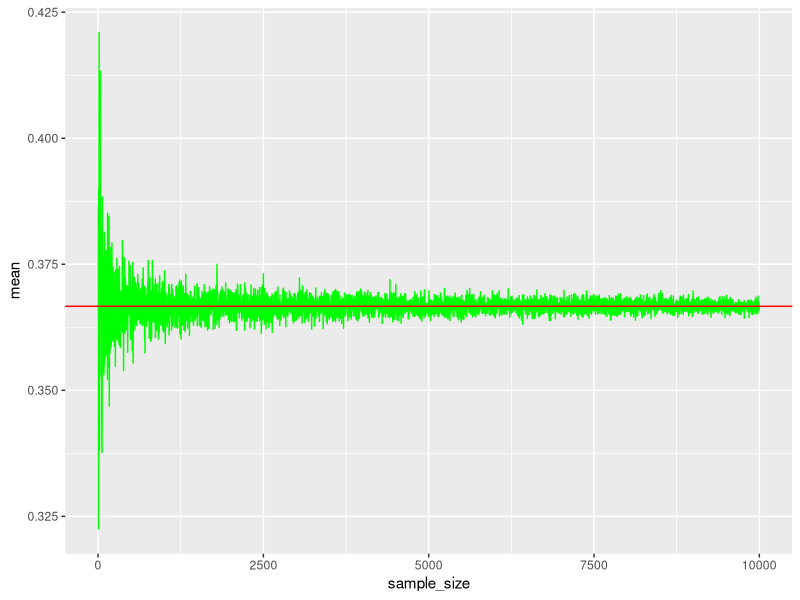
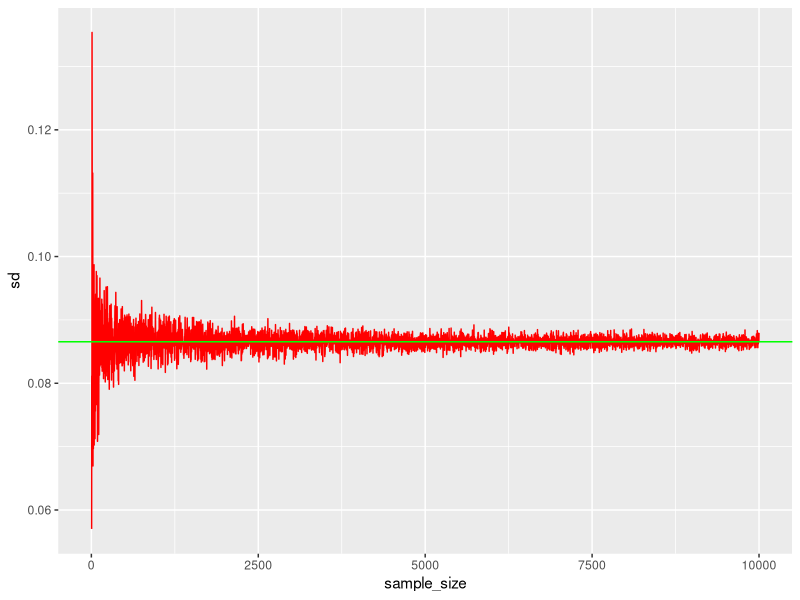
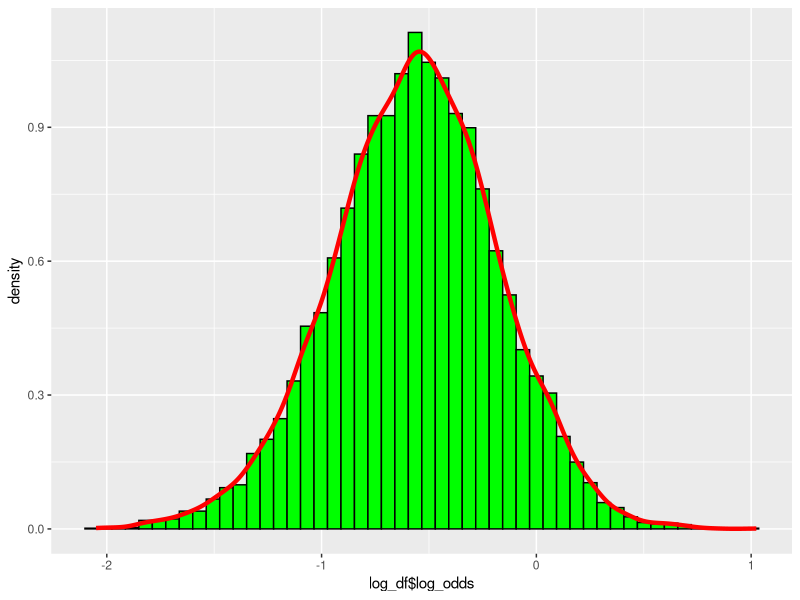
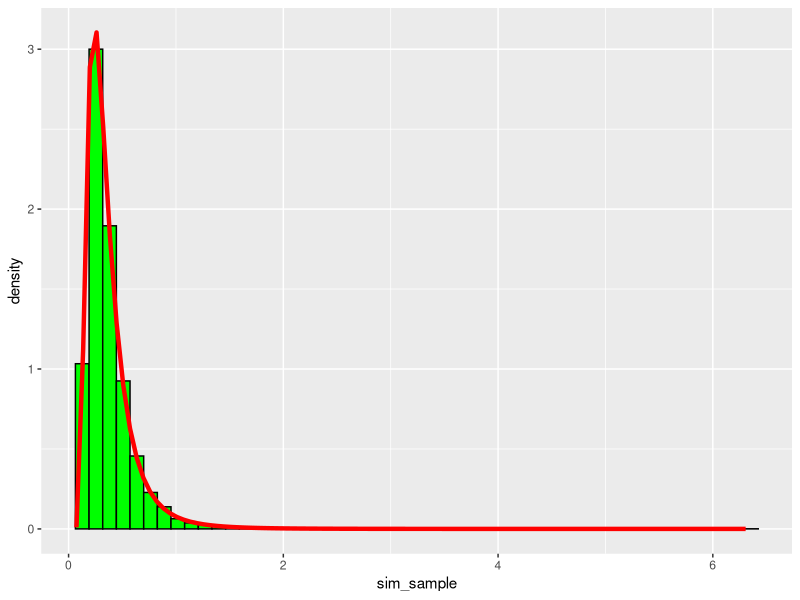
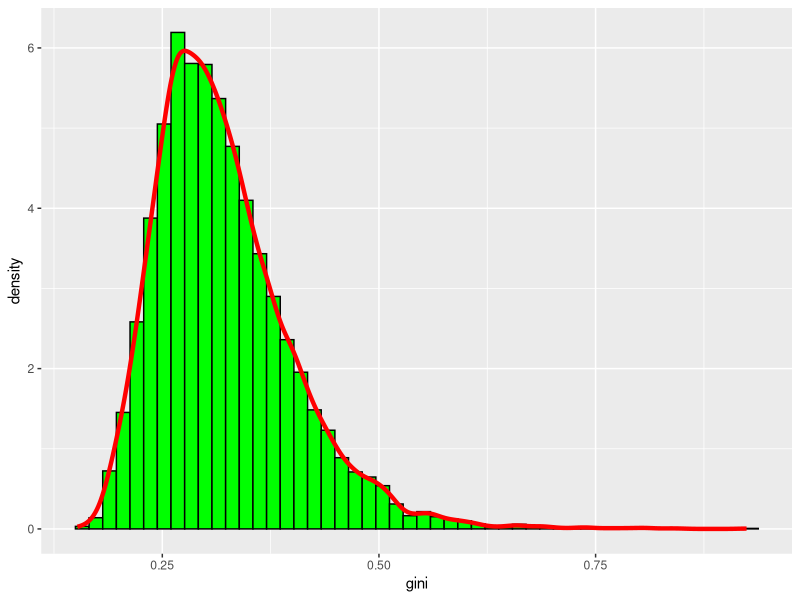
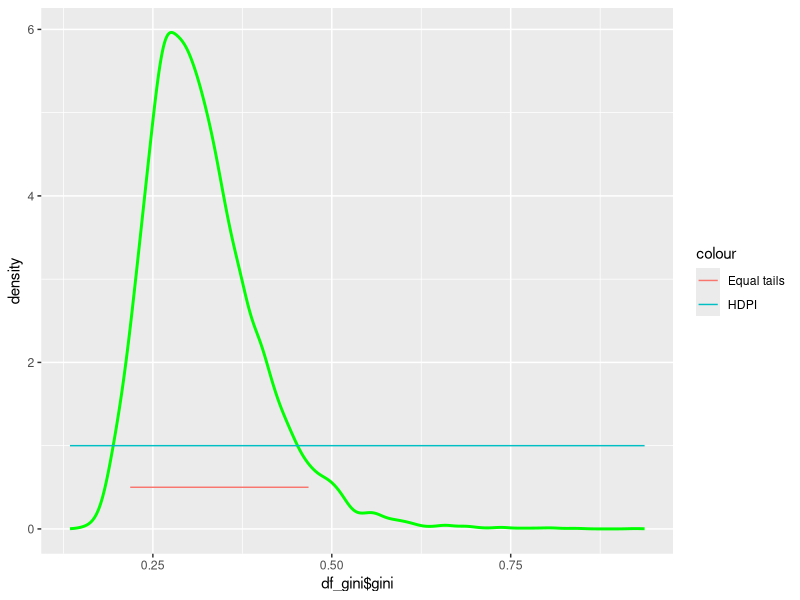
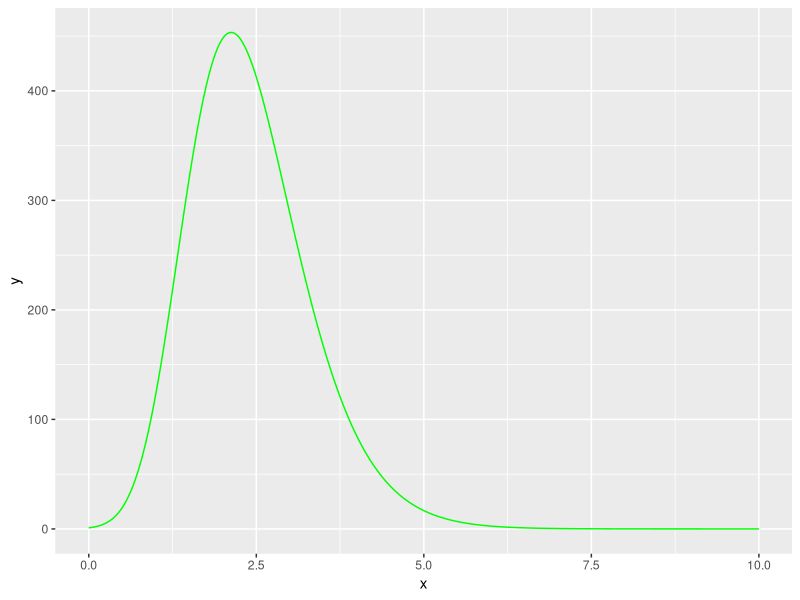

The R source for these figures, in order:
## ---- chunk 1
knitr::opts_chunk$set(echo = TRUE)
## ---- chunk 2
library(ggplot2)
set.seed(12345)

# Parameters given by the problem
s <- 8
n <- 24
f <- n - s
a_0 <- 3
b_0 <- a_0

# Derived values
a_pos <- a_0 + s
b_pos <- b_0 + f

# theoretical/ true values
t_mean <- a_pos/(a_pos + b_pos)
t_sd <- sqrt((a_pos * b_pos)/((a_pos + b_pos + 1) * (a_pos + b_pos)^2))

df <- data.frame("sample_size" = 1, "mean" = NA, "sd"  = NA)
draws <- seq(4, 10000, 2)
cnt <- 1

for(i in draws){
  rand_beta <- rbeta(i, a_pos, b_pos)
  df[cnt,] <- c(i, mean(rand_beta), sd(rand_beta))
  cnt <- cnt + 1
}


plot1 <- ggplot(df) +
  geom_line(mapping = aes(x = sample_size, y = mean), color = "green")+
  geom_hline(yintercept = t_mean, color = "red")

plot2 <- ggplot(df) +
  geom_line(mapping = aes(x = sample_size, y = sd), color = "red")+
  geom_hline(yintercept = t_sd, color = "green")

plot1
plot2

cat("The analytic value for the mean is: ", t_mean,"\nThe analytic value for the standard deviation is: ", t_sd)

## ---- chunk 3
# theoretical probability
set.seed(12345)
t_prob <- pbeta(0.4, a_pos, b_pos)

# Simulated probability
set.seed(12345)
sim_beta <- rbeta(10000, a_pos, b_pos)
sim_prob <- sum((sim_beta <= 0.4))/ length(sim_beta)

cat("The theoretical probability is: ", t_prob,"\nThe calculated probability is: ", sim_prob)

## ---- chunk 4
log_odds <- log(sim_beta/ (1-sim_beta))

log_df <- as.data.frame(log_odds)

plot3 <- ggplot(log_df)+
  geom_histogram(mapping = aes(x = log_df$log_odds, y = ..density..), bins = 50, fill = "green", color = "black")+
  geom_density(mapping = aes(x = log_df$log_odds), color = "red", size = 1.5)

plot3

# Are we supposed to show something else here. ASK DURING LAB SESSION
## ---- chunk 5
# Data provided
obs <- c(38, 20, 49, 58, 31, 70, 18, 56, 25, 78)
mu <- 3.8
n <- length(obs) - 1

# https://en.wikipedia.org/wiki/Inverse-chi-squared_distribution
# https://en.wikipedia.org/wiki/Scaled_inverse_chi-squared_distribution
# Information about the PDF and how to sample from the scaled inverse chi-square distribution
# X~scale-inv-chisq(nu, t^2) then X/(t^2 * nu) ~inv-chisq and the inv-chisq is just 1/X if X is chisq distributed

set.seed(12345)
rInvChisq <- function(draws, n, tau_sq){
  X <- rchisq(draws, n)
  sample <- (tau_sq * n)/X
  return(sample)
}

n_draw <- 10000
tau_sq <- sum((log(obs) - mu)^2)/n


sim_sample <- rInvChisq(n_draw, n, tau_sq)

# PDF of scaled inv chi-sq
# https://en.wikipedia.org/wiki/Scaled_inverse_chi-squared_distribution

scl_inv_chisq <- function(n, tau_sq, x){
  frac1 <- ((tau_sq * n/2)^(n/2))/(gamma(n/2))
  frac2 <- (exp((-n * tau_sq)/(2*x)))/(x^(1 + (n/2)))
  res <- frac1 * frac2
  return(res)
}


# Plotting to compare
df_sim_sample <- as.data.frame(sim_sample)

plot_chi_sq <- ggplot(df_sim_sample)+
  geom_histogram(mapping = aes(x = sim_sample, y = ..density..), bins = 50, fill = "green", color = "black")+
  stat_function(mapping = aes(x = sim_sample), fun = scl_inv_chisq, args = list(n = n, tau_sq = tau_sq), color = "red", size = 1.5)

plot_chi_sq
## ---- chunk 6
set.seed(12345)
gini <- (2 * pnorm(sqrt(sim_sample)/sqrt(2))) - 1
df_gini <- as.data.frame(gini)

plot_gini <- ggplot(df_gini)+
  geom_histogram(mapping = aes(x = gini, y = ..density..), bins = 50, fill = "green", color = "black")+
  geom_density(mapping = aes(x = gini, y = ..density..), color = "red", size = 1.5)

plot_gini

## ---- chunk 7
# Equal tail interval
equal_tail <- c(quantile(gini, 0.05), quantile(gini, 0.95))

#HPDI
kernel_density <- density(gini)
densities_df <- data.frame(x = kernel_density$x, density = kernel_density$y)
densities_df <- densities_df[order(densities_df$density, decreasing = TRUE), ]
cutoff <- round(nrow(densities_df) * 0.9)
densities_df <- densities_df[1:cutoff, ]
HDPI <- c(min(densities_df$x), max(densities_df$x))

cat("The equal tail interval is: ", equal_tail, "\nThe HDPI interval is: ", HDPI)

plot_density <- ggplot()+
  geom_density(mapping = aes(x = df_gini$gini, y = ..density..), color = "green", size = 1)+
  geom_segment(aes(x = equal_tail[1], y = 0.5, xend = equal_tail[2], yend = 0.5, colour = "Equal tails"))+
  geom_segment(aes(x = HDPI[1], y = 1, xend = HDPI[2], yend = 1, colour = "HDPI"))

plot_density
## ---- chunk 8
# data given
data <- c(-2.44, 2.14, 2.54, 1.83, 2.02, 2.33, -2.79, 2.23, 2.07, 2.02)
mu <- 2.39
lambda <- 1

# a)
posterior <- function(kappa, data){
  n <- length(data)
  fac1 <- (1/(besselI(kappa, 0)))^n
  fac2 <- exp(kappa * (sum(cos(data - mu)) - lambda))
  res <- fac1 * fac2
  return(res)
}

kappa_seq <- seq(0, 10, 0.01)

dist <- posterior(kappa_seq, data = data)
dist_df <- data.frame(x = kappa_seq ,y = dist)


plot_von_mises <- ggplot(dist_df)+
  geom_line(mapping = aes(x = x, y = y), color = "green")

plot_von_mises
## ---- chunk 9
mode <- dist_df[which.max(dist_df$y),]$x

cat("The approximate posterior mode of kappa is: ", mode)
